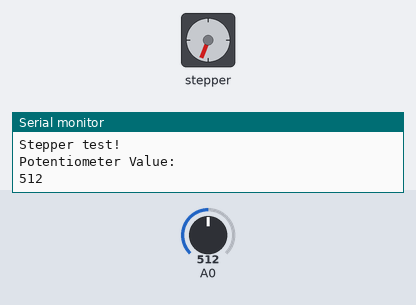
A sketch run on a simulated Arduino Uno, built with avr-gcc and run on an emulated ATmega328P. Shown: stepper motor, the last lines printed to the serial monitor. The inputs (shaded band) are chosen by the test bench; at power-on: A0 = 512. Stepper angles assume 200 steps per turn.

Above: at 16.2 s.
16.3 s: A0 set to 716
At 16.75 s:
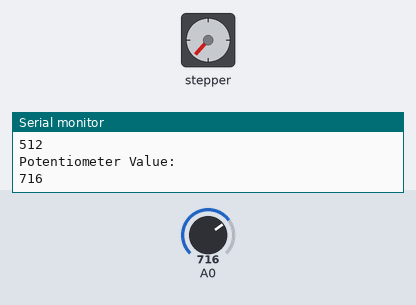
At 17.35 s:
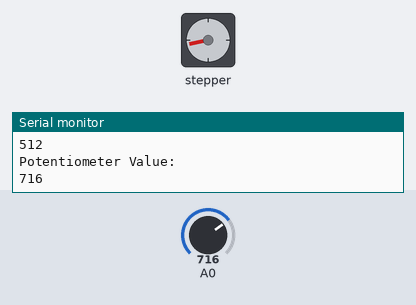
Timing chart, 0 to 23.9 s (numbered marks = the images above; inputs shaded):
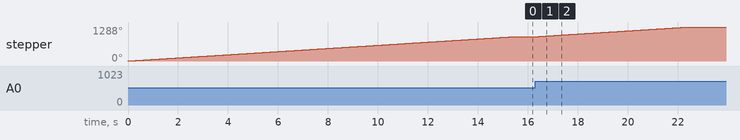

Measured:
- after the input at 16.3 s, stepper: turns 367° clockwise in 6.1 s, starting at once
- by itself, stepper: turns 921° clockwise in 15.4 s

The sketch:

StepperSimplePotentiometerControl.ino
```cpp
/*
 *  This example will show you how to control a stepper motor
 *  using a potentiometer.
 *  https://learn.adafruit.com/adafruit-motor-shield-v2-for-arduino/using-stepper-motors
*/


#include <Wire.h>
#include <Adafruit_MotorShield.h>
#include "utility/Adafruit_MS_PWMServoDriver.h"

// Create the motor shield object with the default I2C address
Adafruit_MotorShield AFMS = Adafruit_MotorShield();

// Connect a stepper motor with 200 steps per revolution (1.8 degree)
// to motor port #2 (M3 and M4)
Adafruit_StepperMotor *myMotor = AFMS.getStepper(200, 2);

// the previous reading from the analog input
int previous = 0;
int val = 0;

void setup() {
  // set up Serial library at 9600 bps
  Serial.begin(9600);
  Serial.println("Stepper test!");

  // create with the default frequency 1.6KHz
  AFMS.begin();
  // 10 rpm
  myMotor->setSpeed(10);
}

void loop() {
  val = analogRead(0);
  if (val != previous) {

    int speed = map(val, 0, 1023, 0, 100);

    Serial.println("Potentiometer Value:");
    Serial.println(val);

    //move the motor
    myMotor->step(val - previous, FORWARD, SINGLE);

    // remember the previous value of the sensor
    previous = val;
  }


}
```
